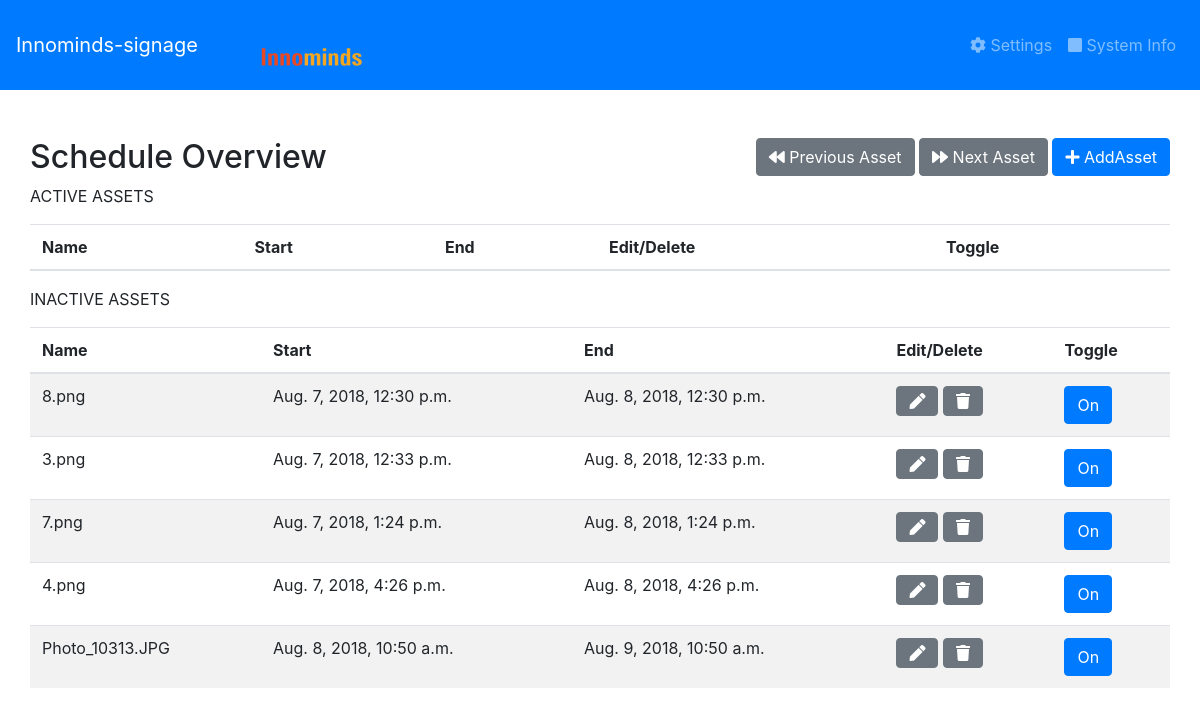
/, run on an earlier commit of the app's database.
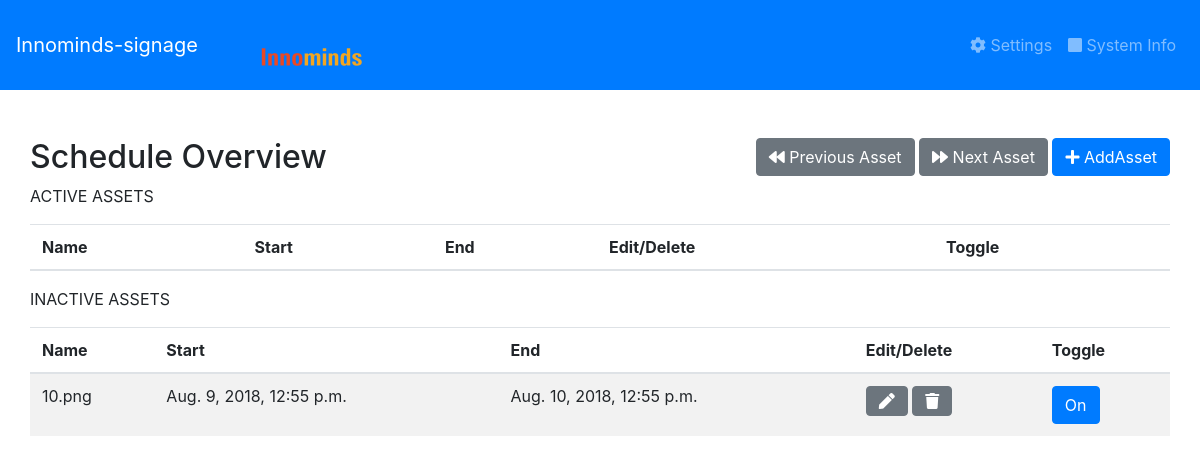
And on a later commit of the database.
### personal/models.py (models this page shows, shortened)
class Asset(models.Model):
    name = models.TextField()
    source = models.FileField(upload_to="uploads/", storage=default_storage)
    type = models.CharField(choices=asset_types,max_length=2)
    start_date = models.DateTimeField()
    active = models.BooleanField(default=False)
    end_date = models.DateTimeField()
    duration = models.IntegerField(default=15)

### personal/views.py (the view, shortened to what this page needs)
# urls.py: url(r'', index.as_view(), name=' index'),
class index(View):
    def get(self, request):
        query = Q(active=True,end_date__gte=datetime.datetime.now(),start_date__lte=datetime.datetime.now())
        inactive_assets = Asset.objects.exclude(query)
        active_assets = Asset.objects.filter(query)
        asset_form = AddAssetForm()
        return render(request, 'personal/home.html', context={'asset_form':asset_form,'active_assets':active_assets,'inactive_assets':inactive_assets})

### personal/templates/personal/home.html (shortened to what this page needs)
{% extends "personal/base.html" %}

### personal/templates/personal/base.html (shortened to what this page needs)
{% load static %}
<!doctype html>
<html lang="en">
<head>
    <link rel="stylesheet" href="https://stackpath.bootstrapcdn.com/bootstrap/4.1.2/css/bootstrap.min.css"
>
    <link rel="stylesheet" href="https://use.fontawesome.com/releases/v5.2.0/css/all.css"
>
</head>
<body>
<nav class="navbar navbar-expand-sm bg-primary navbar-dark nav-custom-padding" >
    <a class="navbar-brand" href="#" style="color:white;" >Innominds-signage  </a>
    <div class="col-sm-2" style="background-color:" >
				  <br>
				  <center>
					<img src="{% static 'personal/inno-logo.webp'%}" class="responsive-img" style='max-height:50px'>
				  </center>
    </div>
    <ul class="navbar-nav flex-row ml-md-auto d-none d-md-flex ">
        <li class="nav-item">
            <a class="nav-link" href="#">
                <i class="fas fa-cog"></i> Settings</a>
        </li>
        <li class="nav-item">
            <a class="nav-link" href="#">
                <i class="fas fa-square"></i> System Info</a>
        </li>
    </ul>
</nav>
<div class="container p-0">
    <br>     </br>
    <div class="main-wrapper d-flex justify-content-between">
        <h2>Schedule Overview</h2>
        <div class="button-group">
            <button type="button" class="btn btn-secondary">
                <i class="fas fa-backward"></i> Previous Asset
            </button>
            <button type="button" class="btn btn-secondary">
                <i class="fas fa-forward"></i> Next Asset
            </button>
            <button type="button" class="btn btn-primary" data-toggle="modal" data-target="#AddAsset">
                <i class="fas fa-plus"></i> AddAsset
            </button>
        </div>
    </div>
    <p class="custom-table-heading">ACTIVE ASSETS</p>
    <table class="table table-striped">
        <thead>
        <tr>
            <th>Name</th>
            <th>Start</th>
            <th>End</th>
            <th>Edit/Delete</th>
            <th>Toggle</th>
        </tr>
        </thead>
    </table>
    <p class="custom-table-heading">INACTIVE ASSETS</p>
    <table class="table table-striped">
        <thead>
        <tr>
            <th>Name</th>
            <th>Start</th>
            <th>End</th>
            <th>Edit/Delete</th>
            <th>Toggle</th>
        </tr>
        </thead>
        <tbody>
        {% for data in inactive_assets %}
        <tr>
            <td>{{data.name}}</td>
            <td>{{data.start_date}}</td>
            <td>{{data.end_date}}</td>
            <td>
                <button type="button" class="btn btn-md btn-secondary">
                    <i class="fas fa-pen"></i>
                </button>
                <button type="button" class="btn btn-md btn-secondary">
                    <i class="fas fa-trash" onclick="del_asset({{data.id}})"></i>
                </button>
            </td>
            <td>
                 <button type="button" class="btn btn-md btn-primary" onclick="toggleMode({{data.id}}, 'active')" data-toggle="button" aria-pressed="false" id="{{data.id}}">On</button>
            </td>
           </tr>
        {% endfor %}
        </tbody>
    </table>
</div>
</body>
</html>

What changed in the data, as far as the page shows it:
removed Asset: name "8.png", start_date "Aug. 7, 2018, 12:30 p.m.", end_date "Aug. 8, 2018, 12:30 p.m."
removed Asset: name "3.png", start_date "Aug. 7, 2018, 12:33 p.m.", end_date "Aug. 8, 2018, 12:33 p.m."
removed Asset: name "7.png", start_date "Aug. 7, 2018, 1:24 p.m.", end_date "Aug. 8, 2018, 1:24 p.m."
removed Asset: name "4.png", start_date "Aug. 7, 2018, 4:26 p.m.", end_date "Aug. 8, 2018, 4:26 p.m."
removed Asset: name "Photo_10313.JPG", start_date "Aug. 8, 2018, 10:50 a.m.", end_date "Aug. 9, 2018, 10:50 a.m."
added Asset: name "10.png", start_date "Aug. 9, 2018, 12:55 p.m.", end_date "Aug. 10, 2018, 12:55 p.m."
